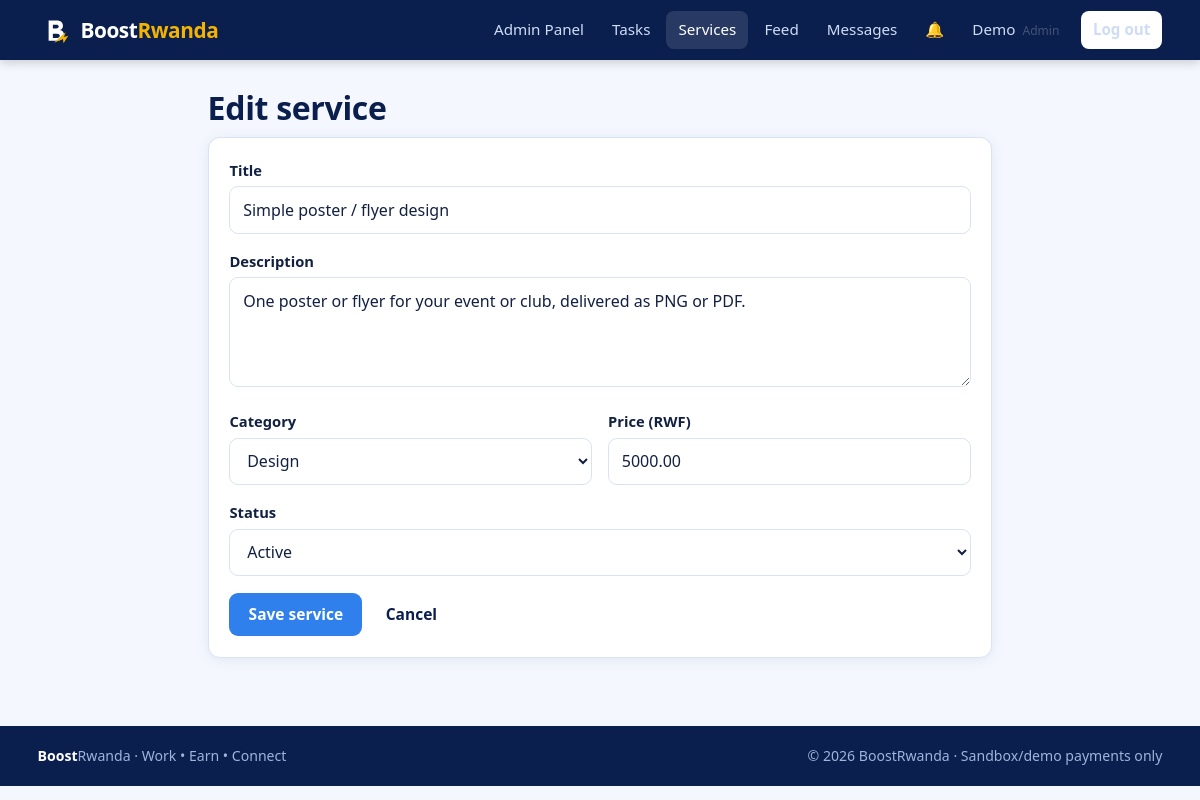
The page /services/create.php?id=2 (signed in) on the database its author committed.
### tables this page shows
CREATE TABLE users (
  id            INT UNSIGNED AUTO_INCREMENT PRIMARY KEY,
  member_id     VARCHAR(12)  NULL UNIQUE,                  
  full_name     VARCHAR(100) NOT NULL,
  student_id    VARCHAR(30)  NULL,                          
  email         VARCHAR(150) NOT NULL UNIQUE,
  phone         VARCHAR(20)  NOT NULL,
  password_hash VARCHAR(255) NOT NULL,                      
  role          ENUM('member','freelancer','advertiser','admin','school') NOT NULL DEFAULT 'member',
  status        ENUM('active','suspended') NOT NULL DEFAULT 'active',
  created_at    TIMESTAMP NOT NULL DEFAULT CURRENT_TIMESTAMP,
  last_login    DATETIME NULL,
  INDEX idx_users_role (role),
  INDEX idx_users_status (status),
  INDEX idx_users_student (student_id)
);

CREATE TABLE services (
  id          INT UNSIGNED AUTO_INCREMENT PRIMARY KEY,
  provider_id INT UNSIGNED NOT NULL,
  category_id INT UNSIGNED NOT NULL,
  title       VARCHAR(150) NOT NULL,
  description TEXT NOT NULL,
  price       DECIMAL(12,2) NOT NULL,
  status      ENUM('active','inactive') NOT NULL DEFAULT 'active',
  created_at  TIMESTAMP NOT NULL DEFAULT CURRENT_TIMESTAMP,
  FOREIGN KEY (provider_id) REFERENCES users(id),
  FOREIGN KEY (category_id) REFERENCES categories(id),
  INDEX idx_services_status (status),
  FULLTEXT KEY ft_services (title, description)
);

CREATE TABLE categories (
  id   INT UNSIGNED AUTO_INCREMENT PRIMARY KEY,
  name VARCHAR(60) NOT NULL,
  type ENUM('task','service') NOT NULL,
  UNIQUE KEY uq_category (name, type)
);

### config/database.php (called while the page is built, shortened)
<?php
function db(): PDO
{
    static $pdo = null;
    if ($pdo === null) {
        $c = app_config()['db'];
        $dsn = "mysql:host={$c['host']};dbname={$c['name']};charset={$c['charset']}";
        try {
            $pdo = new PDO($dsn, $c['user'], $c['pass'], [
                PDO::ATTR_ERRMODE            => PDO::ERRMODE_EXCEPTION,
                PDO::ATTR_DEFAULT_FETCH_MODE => PDO::FETCH_ASSOC,
                PDO::ATTR_EMULATE_PREPARES   => false,
            ]);
        } catch (PDOException $e) {
            error_log('DB connection failed: ' . $e->getMessage());
            http_response_code(500);
            exit('Database connection failed. Check config/config.php and that MySQL is running.');
        }
    }
    return $pdo;
}
function q(string $sql, array $params = []): PDOStatement
{
    $st = db()->prepare($sql);
    $st->execute($params);
    return $st;
}
function fetch_all(string $sql, array $params = []): array { return q($sql, $params)->fetchAll(); }
function fetch_one(string $sql, array $params = []): ?array { $r = q($sql, $params)->fetch(); return $r ?: null; }

### includes/auth.php (called while the page is built, shortened)
<?php
function current_user(): ?array
{
    static $user = false;
    if ($user === false) {
        $user = null;
        if (!empty($_SESSION['user_id'])) {
            $u = fetch_one('SELECT id, member_id, full_name, email, phone, role, status FROM users WHERE id=?', [$_SESSION['user_id']]);
            if ($u && $u['status'] === 'active') { $user = $u; } else { unset($_SESSION['user_id']); }
        }
    }
    return $user;
}
function role_home(string $role): string
{
    return ['admin' => 'admin/dashboard.php', 'school' => 'school/dashboard.php',
            'advertiser' => 'advertiser/dashboard.php'][$role] ?? 'user/dashboard.php';
}
function require_login(): array
{
    $u = current_user();
    return $u;
}
function require_role(array $roles): array
{
    $u = require_login();
    return $u;
}

### config/config.php (called while the page is built)
<?php
return [
    'app_name'  => 'BoostRwanda',
    'base_url'  => '/BoostRwanda',
    'currency'  => 'RWF',
    'debug'     => false,
    'db' => [
        'host'    => '127.0.0.1',
        'name'    => 'boostrwanda_db',
        'user'    => 'root',
        'pass'    => '',
        'charset' => 'utf8mb4',
    ],
    'upload_max_bytes' => 2 * 1024 * 1024,
    'upload_allowed'   => [
        'jpg' => 'image/jpeg', 'jpeg' => 'image/jpeg',
        'png' => 'image/png',  'pdf'  => 'application/pdf',
    ],
    'max_login_attempts' => 5,
    'lockout_minutes'    => 15,
    'session_idle_secs'  => 7200,
    'payment' => [
        'mode'           => 'sandbox',
        'webhook_secret' => 'change-me-sandbox-secret',
    ],
];

### includes/bootstrap.php (called while the page is built, shortened)
<?php
function app_config(): array
{
    static $cfg = null;
    if ($cfg === null) { $cfg = require ROOT_PATH . '/config/config.php'; }
    return $cfg;
}
require_once ROOT_PATH . '/config/database.php';
require_once ROOT_PATH . '/includes/functions.php';
require_once ROOT_PATH . '/includes/auth.php';
require_once ROOT_PATH . '/includes/tasks_lib.php';

### includes/functions.php (called while the page is built, shortened)
<?php
function e($v): string { return htmlspecialchars((string)$v, ENT_QUOTES | ENT_SUBSTITUTE, 'UTF-8'); }
function url(string $path = ''): string { return rtrim(app_config()['base_url'], '/') . '/' . ltrim($path, '/'); }

### includes/tasks_lib.php (called while the page is built, shortened)
<?php
function categories_of(string $type): array
{
    return fetch_all('SELECT id, name FROM categories WHERE type=? ORDER BY name', [$type]);
}

### services/create.php (the view, shortened to what this page needs)
<?php
require_once __DIR__ . '/../includes/bootstrap.php';
$user = require_role(['freelancer', 'admin']);
$id = (int)($_GET['id'] ?? 0);
$svc = $id ? fetch_one('SELECT * FROM services WHERE id=?', [$id]) : null;
$v = fn($k, $d = '') => e($_POST[$k] ?? ($svc[$k] ?? $d));
$pageTitle = $svc ? 'Edit service' : 'New service';
include __DIR__ . '/../includes/header.php';
?>
<div class="container mid"><div class="page-head"><h1><?= e($pageTitle) ?></h1></div>
  <div class="card">
    <form method="post"><?= csrf_field() ?>
      <div class="form-group"><label for="title">Title</label><input id="title" name="title" value="<?= $v('title') ?>" required maxlength="150"></div>
      <div class="form-group"><label for="description">Description</label><textarea id="description" name="description" required maxlength="3000"><?= $v('description') ?></textarea></div>
      <div class="form-row">
        <div class="form-group"><label for="category_id">Category</label><select id="category_id" name="category_id">
          <?php foreach (categories_of('service') as $c): ?><option value="<?= (int)$c['id'] ?>" <?= (int)($_POST['category_id'] ?? ($svc['category_id'] ?? 0)) === (int)$c['id'] ? 'selected' : '' ?>><?= e($c['name']) ?></option><?php endforeach; ?></select></div>
        <div class="form-group"><label for="price">Price (<?= e(app_config()['currency']) ?>)</label><input id="price" name="price" inputmode="decimal" value="<?= $v('price') ?>" required></div>
      </div>
      <div class="form-group"><label for="status">Status</label><select id="status" name="status">
        <?php foreach (['active', 'inactive'] as $s): ?><option value="<?= $s ?>" <?= ($_POST['status'] ?? ($svc['status'] ?? 'active')) === $s ? 'selected' : '' ?>><?= ucfirst($s) ?></option><?php endforeach; ?></select></div>
      <button class="btn btn-primary" type="submit">Save service</button> <a class="btn btn-light" href="<?= e(url('services/index.php')) ?>">Cancel</a>
    </form></div></div>
<?php include __DIR__ . '/../includes/footer.php'; ?>

### includes/navbar.php (shortened to what this page needs)
<?php
$__links = [];
if ($__u) {
    switch ($__u['role']) {
        case 'admin':
            $__links = ['admin/dashboard.php' => 'Admin Panel', 'tasks/index.php' => 'Tasks', 'services/index.php' => 'Services',
                        'social/index.php' => 'Feed', 'messages/index.php' => 'Messages'];
            break;
    }
}
$__here = ltrim(str_replace(rtrim(app_config()['base_url'], '/'), '', parse_url($_SERVER['REQUEST_URI'], PHP_URL_PATH)), '/');
$__active = array_key_exists($__here, $__links) ? $__here : null;
if (!$__active) { foreach (array_keys($__links) as $__p) { if (strpos($__here, dirname($__p) . '/') === 0) { $__active = $__p; break; } } }
?>
<header class="topbar">
  <div class="container topbar-inner">
    <a class="brand" href="<?= e(url($__u ? role_home($__u['role']) : '')) ?>">
      <img src="<?= e(url('assets/images/logo.svg')) ?>" alt="" width="34" height="34">
      <span>Boost<b>Rwanda</b></span>
    </a>
    <nav id="nav" class="nav">
      <?php foreach ($__links as $path => $label): ?>
        <a class="<?= $path === $__active ? 'active' : '' ?>" href="<?= e(url($path)) ?>"><?= e($label) ?></a>
      <?php endforeach; ?>
      <?php if ($__u): ?>
        <a class="bell" href="<?= e(url('user/notifications.php')) ?>" title="Notifications">&#128276;<span id="notif-count" class="count" <?= ($n = unread_notifications((int)$__u['id'])) ? '' : 'hidden' ?>><?= (int)$n ?></span></a>
        <a href="<?= e(url('user/profile.php')) ?>" class="nav-user"><?= e(explode(' ', $__u['full_name'])[0]) ?> <small><?= e($__u['role']) ?></small></a>
        <a class="btn btn-light btn-sm" href="<?= e(url('auth/logout.php')) ?>">Log out</a>
      <?php else: ?>
        <a href="<?= e(url('auth/login.php')) ?>">Log in</a>
        <a class="btn btn-gold btn-sm" href="<?= e(url('auth/register.php')) ?>">Join free</a>
      <?php endif; ?>
    </nav>
  </div>
</header>

### assets/css/style.css (style rules this page uses)
:root { --navy:#0a1f4d; --navy-2:#13306e; --blue:#2f80ed; --sky:#e6f0fc; --sky-2:#cfe2fa; --gold:#f5b301; --ink:#122042; --muted:#5b6a8a; --line:#d9e3f3; --bg:#f4f8fe; --white:#fff; --ok:#1a9d5c; --warn:#d98a00; --bad:#d6393b; --radius:12px; --shadow:0 2px 14px rgba(10,31,77,.08); font-family:"Segoe UI",system-ui,-apple-system,Roboto,Arial,sans-serif; }
* { box-sizing:border-box }
html { scroll-behavior:smooth }
body { margin:0;background:var(--bg);color:var(--ink);line-height:1.55;font-size:16px }
h1,h2,h3 { line-height:1.2;color:var(--navy);margin:0 0 .5em;letter-spacing:-.01em }
h1 { font-size:2rem }
a { color:var(--blue) }
img { max-width:100% }
small,.muted { color:var(--muted) }
.container { width:100%;max-width:1160px;margin:0 auto;padding:0 1.1rem }
.container.mid { max-width:820px }
.topbar { background:var(--navy);color:#fff;position:sticky;top:0;z-index:50;box-shadow:0 2px 10px rgba(0,0,0,.2) }
.topbar-inner { display:flex;align-items:center;justify-content:space-between;gap:1rem;min-height:60px }
.brand { display:flex;align-items:center;gap:.55rem;color:#fff;text-decoration:none;font-size:1.3rem;font-weight:700;letter-spacing:-.02em }
.brand b { color:var(--gold) }
.nav { display:flex;align-items:center;gap:.25rem;flex-wrap:wrap }
.nav>a { color:#cfdcf5;text-decoration:none;padding:.45rem .75rem;border-radius:8px;font-size:.95rem }
.nav>a:hover,.nav>a.active { background:rgba(255,255,255,.12);color:#fff }
.nav .btn { margin-left:.35rem }
.nav-user small { opacity:.7;font-size:.75rem;margin-left:.2rem;text-transform:capitalize }
.bell { position:relative }
.btn { display:inline-block;border:0;border-radius:9px;padding:.65rem 1.2rem;font-size:.97rem;font-weight:600;cursor:pointer;text-decoration:none;font-family:inherit;transition:transform .08s,filter .15s }
.btn-primary { background:var(--blue);color:#fff }
.btn-light { background:#fff;color:var(--navy) }
.btn-sm { padding:.35rem .8rem;font-size:.85rem }
.card { background:#fff;border:1px solid var(--line);border-radius:var(--radius);padding:1.3rem;box-shadow:var(--shadow);margin-bottom:1.2rem }
.form-group { margin-bottom:1rem }
label { display:block;font-weight:600;margin-bottom:.3rem;font-size:.92rem }
input,select,textarea { width:100%;padding:.65rem .8rem;border:1.5px solid var(--line);border-radius:9px;font:inherit;background:#fff;color:var(--ink) }
textarea { min-height:110px;resize:vertical }
.form-row { display:grid;grid-template-columns:1fr 1fr;gap:1rem }

### assets/css/dashboard.css (style rules this page uses)
.page-head { display:flex;justify-content:space-between;align-items:flex-end;gap:1rem;flex-wrap:wrap;padding:1.8rem 0 .6rem }
.page-head h1 { margin:0 }

### rows shown on the page
users: full_name "Demo", role "Admin"
services: title "Simple poster / flyer design", description "One poster or flyer for your event or club, delivered as PNG or PDF.", category_id "Design", price "5000.00", status "Active"

### other values the page prints
$label "Admin Panel"
$label "Tasks"
$label "Services"
$label "Feed"
$label "Messages"
$pageTitle "Edit service"
app_config()['currency'] "RWF"
